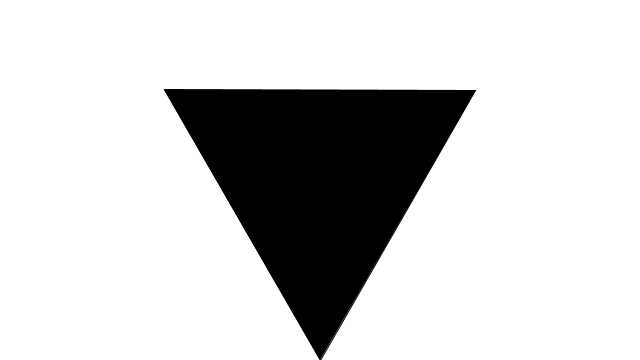
Frame 1 (no input)
Frame 60 (the mouse pressed at the canvas centre just before this capture): identical to frame 1, image omitted
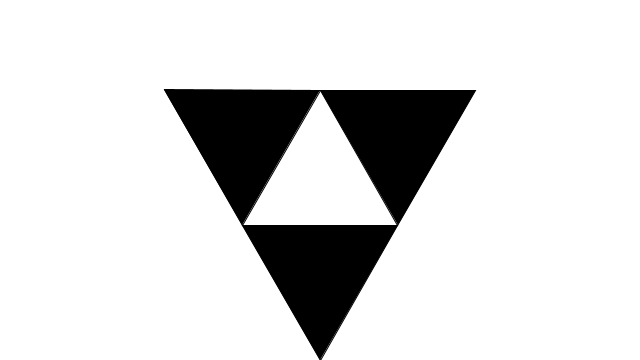
Frame 120 (the mouse held since frame 60 and released just before this capture)

The Processing sketch that drew these frames (run headless with seeded random() and noise(); from frame 60 on, the mouse is pressed at the canvas centre):

// Processing sketch: SerpinskiTriangles
// ── SerpinskiTriangles.pde
class Triangle {
  
  PVector A,B,C;
  
  Triangle(PVector A, PVector B, PVector C) {
   this.A = A.copy();
   this.B = B.copy();
   this.C = C.copy();
  }
  
  
  void display() {
    fill(0);
    triangle(A.x, A.y, B.x, B.y, C.x, C.y);
  }
  
  PVector TriangleAB() {
   PVector ab = PVector.sub(B, A);
   ab.div(2);
   ab.add(A);
   return ab;
  }
  
  PVector TriangleAC() {
   PVector ac = PVector.sub(C,A);
   ac.div(2);
   ac.add(A);
   return ac;
  }
  
  PVector TriangleBC() {
   PVector bc = PVector.sub(C,B);
   bc.div(2);
   bc.add(B);
   return bc;
  }
}



ArrayList<Triangle> triangles;

void generate() {
 ArrayList<Triangle> next = new ArrayList<Triangle>();
 
 for(Triangle t : triangles) {
  next.add(new Triangle(t.A, t.TriangleAB(), t.TriangleAC()));
  next.add(new Triangle(t.TriangleAB(), t.B, t.TriangleBC()));
  next.add(new Triangle(t.TriangleAC(), t.TriangleBC(), t.C));
   
 }
  triangles = next;
}


void mousePressed() {
 generate(); 
}

void setup() {
 size(640, 360);
 background(255);
 
 triangles = new ArrayList<Triangle>();
  
  PVector center = new PVector(width/2, height/2);
  
  PVector up = new PVector(0, height/2);
  
  PVector left = up.get();
  left.rotate(radians(120));
  
  PVector right = left.get();
  right.rotate(radians(120));
  
  up.add(center);
  left.add(center);
  right.add(center);
  
  triangles.add(new Triangle(up, left, right));
  
  
}



void draw() {
 background(255);
 for(Triangle t : triangles)  {
   
  t.display(); 
 }
  
}
